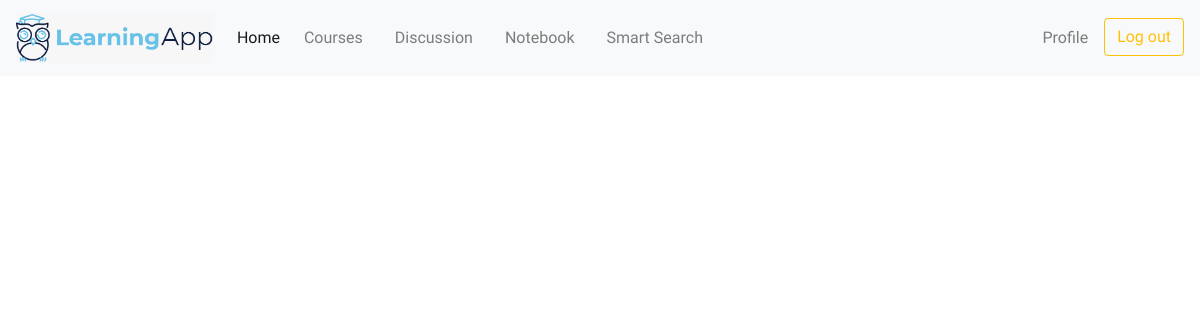
/LearningApp/courses/, run on an earlier commit of the app's database.
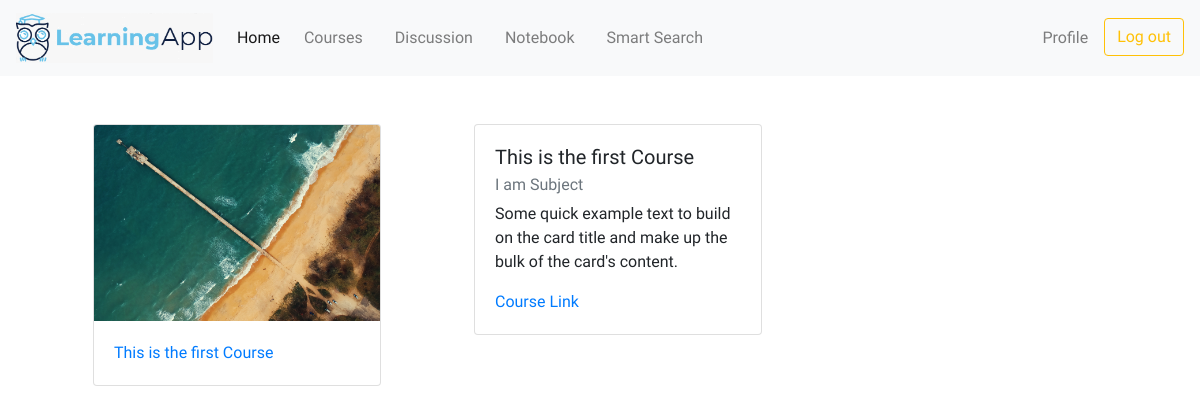
And on a later commit of the database.
### LearningApp/models.py (models this page shows, shortened)
class Course(models.Model):
    title = models.CharField(max_length=50)
    sub_title = models.CharField(max_length=300, blank=True)
    subject = models.ForeignKey(Subject, on_delete=models.CASCADE, default=1)
    instructor = models.ForeignKey(Instructor, on_delete=models.CASCADE, default=1)
    provider = models.ForeignKey(Provider, on_delete=models.CASCADE, default=1)
    university = models.ForeignKey(University, on_delete=models.CASCADE, default=1, blank=True)
    language = models.ForeignKey(Language, on_delete=models.CASCADE, default=1)
    duration = models.CharField(max_length=50)
    cost = models.CharField(max_length=50)
    photo = models.ImageField(upload_to='course_img', blank=True)
    link = models.CharField(max_length=500)

class Subject(models.Model):
    subject_name = models.CharField(max_length=50)
    def __str__(self):
         return str(self.subject_name)

### LearningApp/views.py (the view)
def v_courses(request):
    courses = Course.objects.all()
    context = {
        'courses': courses,
    }
    return render(request, 'course/courses.html', context)

### LearningApp/templates/course/courses.html (shortened to what this page needs)
{% extends 'base.html' %}
{% load static %}
{% block styles %}
  <link rel="stylesheet" href="{% static 'css/animate.css' %}"/>
{% endblock %}
{% block body %}
<div class="container">
  <div class="row my-5">
    {% for course in courses %}
    <div class="col-md-3 mx-5">
      <a href="{% url 'LearningApp:course_detail' course.id %}">
        <div class="card" style="width: 18rem;">
          <img class="card-img-top" src="{{course.photo.url}}" alt="Card image cap">
          <div class="card-body">
            <p class="card-text">{{course.title}}</p>
          </div>
        </div>
      </a>
    </div>
    <div class="col-md-3 mx-5">
      <div class="card" style="width: 18rem;">
        <div class="card-body">
          <h5 class="card-title">{{course.title}}</h5>
          <h6 class="card-subtitle mb-2 text-muted">{{course.subject}}</h6>
          <p class="card-text">Some quick example text to build on the card title and make up the bulk of the card's content.</p>
          <a href="{{course.link}}" class="card-link">Course Link</a>
        </div>
      </div>
    </div>
    {% endfor %}
  </div>
</div>
{% endblock %}

### LearningApp/templates/base.html (shortened to what this page needs)
<!DOCTYPE html>
<html lang="en">
{% load static %}
<head>
    <link rel="stylesheet" href="https://use.fontawesome.com/releases/v5.3.1/css/all.css">
    <link rel="stylesheet" href="https://stackpath.bootstrapcdn.com/bootstrap/4.1.3/css/bootstrap.min.css"/>
    {% block styles %}
    {% endblock %}
</head>
<body >
  <nav class="navbar navbar-expand-lg navbar-light bg-light">
    <a class="navbar-brand" href="{% url 'LearningApp:index' %}">
      <img src="{%  static 'logoo.png' %}" style="float: left; height: 50px;">
    </a>
    <div class="collapse navbar-collapse" id="navbarSupportedContent">
      <ul class="navbar-nav mr-auto">
        <li class="nav-item active">
          <a class="nav-link" href="{% url 'LearningApp:index' %}">Home <span class="sr-only">(current)</span></a>
        </li>
        <li class="nav-item px-2">
          <a class="nav-link" href="{% url 'LearningApp:v_courses' %}">Courses</a>
        </li>
        <li class="nav-item px-2">
          <a class="nav-link" href="{% url 'LearningApp:v_discussion' %}">Discussion</a>
        </li>
        <li class="nav-item px-2">
          <a class="nav-link" href="#">Notebook</a>
        </li>
        <li class="nav-item px-2">
          <a class="nav-link" href="#">Smart Search</a>
        </li>
      </ul>
      <ul class="nav navbar-nav navbar-right">
        <li class="nav-item px-2">
          <a class="nav-link" href="{% url 'LearningApp:view_profile' %}"> Profile</a>
        </li>
        <li>
          <a href="{% url 'LearningApp:logout_user' %}"><button class="btn btn-outline-warning my-2 my-sm-0" type="submit">Log out</button></a>
        </li>
      </ul>
    </div>
  </nav>
{% block body %}
{% endblock %}
</body>
</html>

### LearningApp/templates/base.html (style rules this page uses)
body { -webkit-font-smoothing: antialiased; -moz-osx-font-smoothing: grayscale; font-family: 'Merienda', cursive; }

What changed in the data, as far as the page shows it:
added Course: photo (picture), title "This is the first Course", subject "I am Subject"
